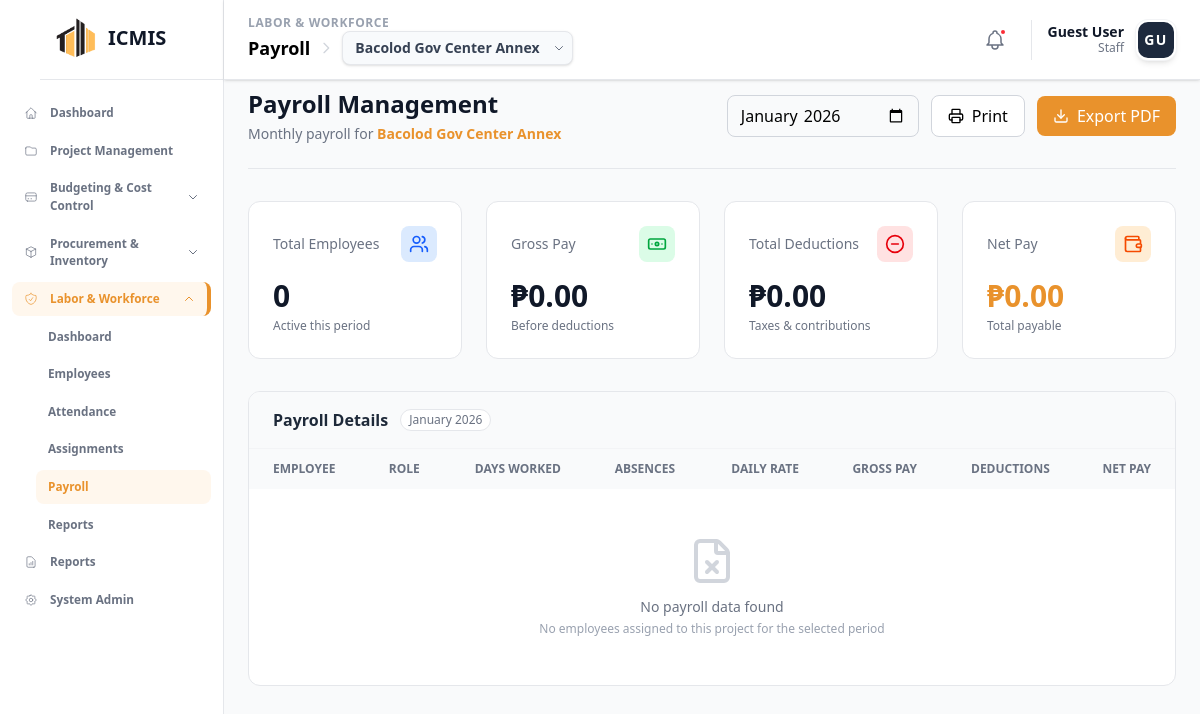
The page /modules/workforce/payroll.php on the database as committed earlier.
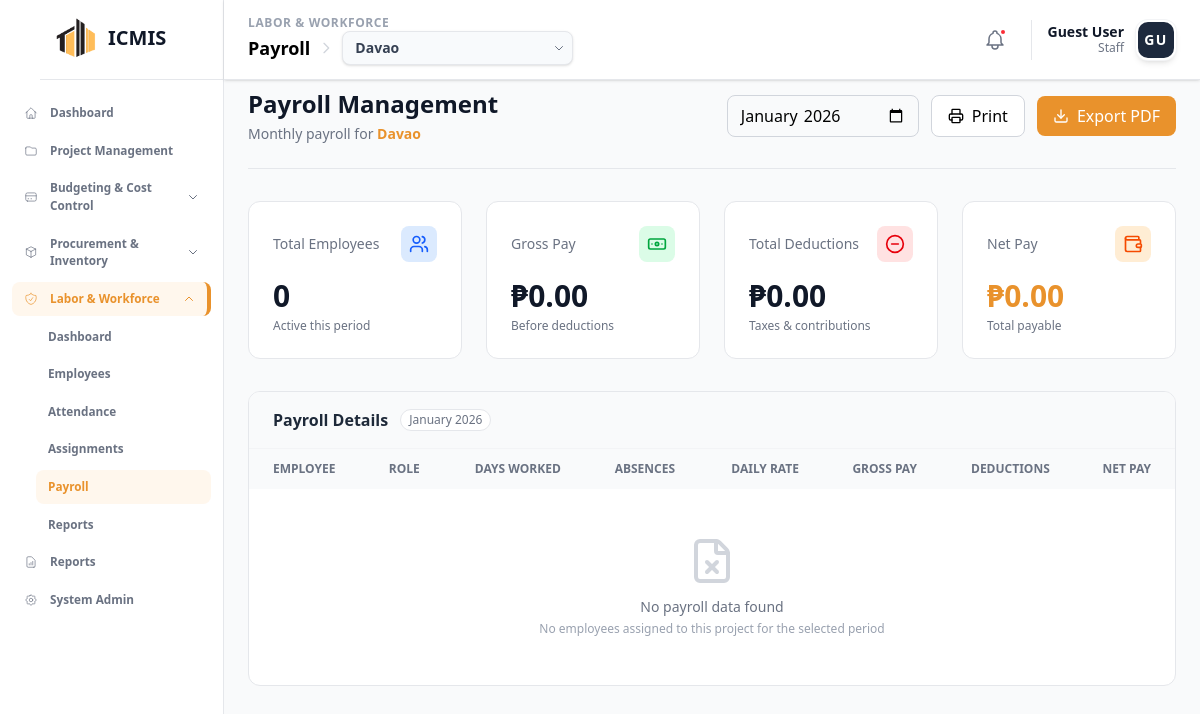
The same page on the database as committed later.
### tables this page shows
CREATE TABLE `icmis_projects` (
  `project_id` int NOT NULL,
  `project_code` varchar(20) NOT NULL,
  `project_name` varchar(255) NOT NULL,
  `description` text,
  `location` varchar(255) DEFAULT NULL,
  `status` enum('Planning','In Progress','Active','On Hold','Completed','Cancelled') DEFAULT 'Planning',
  `start_date` date DEFAULT NULL,
  `end_date` date DEFAULT NULL,
  `completion_rate` decimal(5,2) DEFAULT '0.00',
  `project_manager_id` int DEFAULT NULL,
  `total_budget` decimal(15,2) DEFAULT '0.00'
);

### modules/workforce/project_context.php (called while the page is built, shortened)
<?php
function getProjectContext($conn) {
    $sql = "SELECT project_id FROM icmis_projects ORDER BY project_id DESC LIMIT 1";
    $result = $conn->query($sql);
    if ($result && $result->num_rows > 0) {
        $row = $result->fetch_assoc();
        $project_id = intval($row['project_id']);
        return $project_id;
    }
    return 0;
}

### modules/workforce/payroll.php (the view, shortened to what the changed rows need)
<?php
include __DIR__ . '/project_context.php';
$conn = getWorkforceConnection();
$selected_project_id = getProjectContext($conn);
$current_project_name = "No Project Selected";
if ($selected_project_id) {
    $stmt = $conn->prepare("SELECT project_name, project_code FROM icmis_projects WHERE project_id = ?");
    $stmt->bind_param("i", $selected_project_id);
    $stmt->execute();
    $res = $stmt->get_result();
    if ($row = $res->fetch_assoc()) {
        $current_project_name = $row['project_name'];
    }
}
$result = $conn->query("SELECT project_id, project_code, project_name FROM icmis_projects ORDER BY project_id DESC");
?>
<!DOCTYPE html>
<html lang="en">
<head>
    <?php include __DIR__ . '/../../includes/head_assetsv2.php'; ?>
</head>
<body class="bg-gray-50">
    <?php
        include __DIR__ . '/../../includes/sidebar.php';
        include __DIR__ . '/../../includes/header.php';
    ?>
    <main class="ml-56 mt-16 p-6">
        <div class="max-w-7xl mx-auto">
            <div class="border-b border-gray-200 pb-6 mb-8 no-print">
                <div class="flex items-center justify-between">
                    <div>
                        <h1 class="text-2xl text-gray-900 font-bold">Payroll Management</h1>
                        <p class="text-sm text-gray-500 mt-1">Monthly payroll for <span class="font-semibold text-[#e9922c]"><?php echo htmlspecialchars($current_project_name); ?></span></p>
                    </div>
                </div>
            </div>
            <div class="bg-white rounded-xl border border-gray-200 overflow-hidden">
                <div class="overflow-x-auto">
                    <table class="w-full text-left border-collapse">
                        <thead class="bg-gray-50 text-xs uppercase text-gray-500 font-semibold">
                            <tr>
                                <th class="px-6 py-3">Employee</th>
                                <th class="px-6 py-3">Role</th>
                                <th class="px-6 py-3 text-center">Days Worked</th>
                                <th class="px-6 py-3 text-center">Absences</th>
                                <th class="px-6 py-3 text-right">Daily Rate</th>
                                <th class="px-6 py-3 text-right">Gross Pay</th>
                                <th class="px-6 py-3 text-right">Deductions</th>
                                <th class="px-6 py-3 text-right">Net Pay</th>
                            </tr>
                        </thead>
                    </table>
                </div>
            </div>
        </div>
    </main>
</body>
</html>

### includes/header.php (shortened to what the changed rows need)
<?php
$current_uri = $_SERVER['REQUEST_URI'];
$current_file = basename($_SERVER['PHP_SELF']);
$show_project_selector = (
    strpos($current_uri, '/modules/budget/') !== false ||
    strpos($current_uri, '/modules/procurement/') !== false ||
    strpos($current_uri, '/modules/workforce/') !== false ||
    $current_file === 'dashboard.php'
);
$header_projects = [];
$header_project_id = 0;
if ($show_project_selector) {
    $header_project_id = $_SESSION['selected_project_id'] ?? 0;
    if (isset($conn) && $conn instanceof mysqli) {
        $h_sql = "SELECT project_id, project_code, project_name FROM icmis_projects ORDER BY project_id DESC";
        $h_result = $conn->query($h_sql);
        if ($h_result && $h_result->num_rows > 0) {
            while ($row = $h_result->fetch_assoc()) {
                $header_projects[] = $row;
            }
        }
    }
}
?>
<header class="bg-white border-b border-gray-200 shadow-sm px-6 py-4 fixed top-0 left-56 right-0 z-50 h-20 flex items-center justify-between">
    <div class="flex items-center gap-4">
        <div class="flex flex-col">
            <div class="flex items-center gap-2">
                <?php if ($show_project_selector): ?>
                    <svg class="w-4 h-4 text-gray-300" fill="none" stroke="currentColor" viewBox="0 0 24 24"><path stroke-linecap="round" stroke-linejoin="round" stroke-width="2" d="M9 5l7 7-7 7" /></svg>
                    <div class="relative group">
                        <select onchange="changeHeaderProject(this.value)" class="appearance-none bg-slate-50 border border-gray-200 hover:border-[#e9922c] text-gray-700 text-sm font-semibold rounded-lg pl-3 pr-8 py-1.5 cursor-pointer focus:outline-none focus:ring-2 focus:ring-[#e9922c] focus:border-transparent transition-all shadow-sm">
                            <?php foreach ($header_projects as $proj): ?>
                                <option value="<?php echo $proj['project_id']; ?>" <?php echo ($proj['project_id'] == $header_project_id) ? 'selected' : ''; ?>>
                                    <?php echo htmlspecialchars($proj['project_name']); ?>
                                </option>
                            <?php endforeach; ?>
                        </select>
                        <div class="pointer-events-none absolute inset-y-0 right-0 flex items-center px-2 text-gray-500">
                        </div>
                    </div>
                <?php endif; ?>
            </div>
        </div>
    </div>
</header>

Rows that differ between the two databases and show on the page:
no longer on this page (row unchanged): icmis_projects: project_name "Bacolod Gov Center Annex"
added icmis_projects: project_name "Davao"
Other text that changed with them:
form field value: "Bacolod Gov Center Annex" → "Davao"
